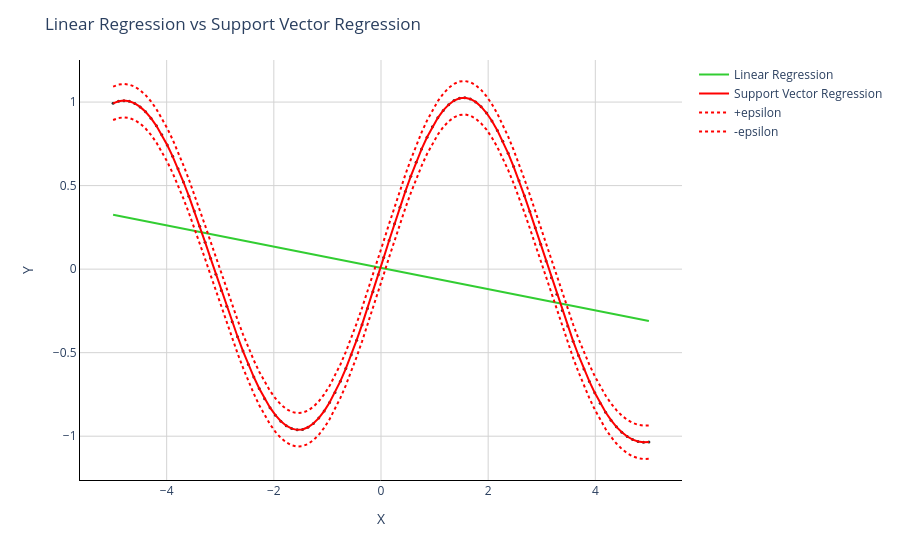

Notebook source saved alongside this figure:
### Code cell
import plotly.express as px
import plotly.graph_objects as go

fig = px.scatter(
    x=X.flatten(),
    y=y_svr,
    opacity=0.8,
    color_discrete_sequence=['black']
)

fig.add_trace(go.Scatter(
    x=x_range, y=y_lr,
    name='Linear Regression',
    line=dict(color='limegreen')
))

fig.add_trace(go.Scatter(
    x=x_range, y=y_svr,
    name='Support Vector Regression',
    line=dict(color='red')
))

fig.add_trace(go.Scatter(
    x=x_range, y=y_svr + epsilon,
    name='+epsilon',
    line=dict(color='red', dash='dot')
))

fig.add_trace(go.Scatter(
    x=x_range, y=y_svr - epsilon,
    name='-epsilon',
    line=dict(color='red', dash='dot')
))

fig.update_layout(
    plot_bgcolor='white',
    title='Linear Regression vs Support Vector Regression',
    xaxis_title='X',
    yaxis_title='Y'
)

fig.update_xaxes(
    showgrid=True, gridwidth=1, gridcolor='lightgrey',
    zeroline=True, zerolinewidth=1, zerolinecolor='lightgrey',
    showline=True, linewidth=1, linecolor='black'
)

fig.update_yaxes(
    showgrid=True, gridwidth=1, gridcolor='lightgrey',
    zeroline=True, zerolinewidth=1, zerolinecolor='lightgrey',
    showline=True, linewidth=1, linecolor='black'
)

fig.update_traces(marker=dict(size=3))

fig.show()
